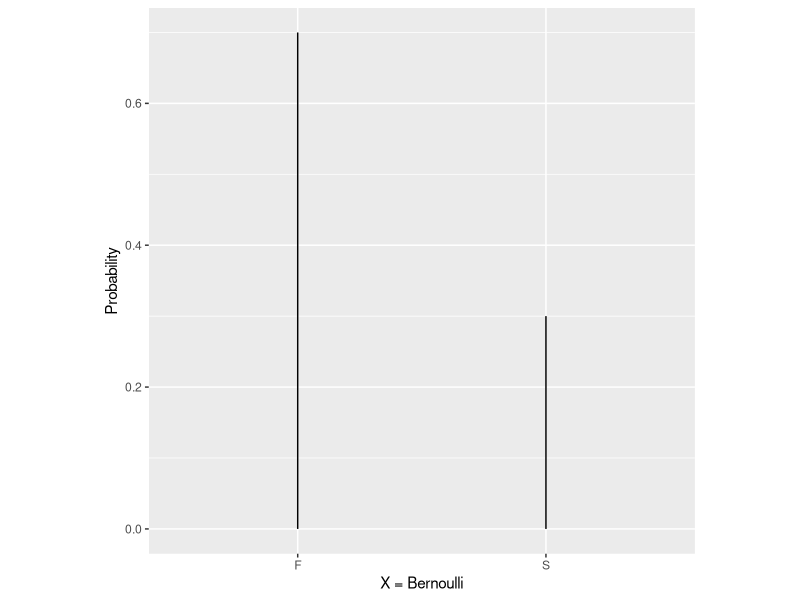

This chart was generated by the following R code:
## ---- chunk 1
rm(list=ls())
## ---- chunk 2
library(data.table)
library(ggplot2)

rm(list=ls())

# Specify the probability of success
p <- 0.3

# On the y-axis, we want to plot the probability of the
# possible outcomes (S and F)
y <- c(0.3, 0.7)

# On the x-axis, we want to indicate the outcome names
x <- c('S', 'F')

# To plot things with ggplot we need our data in a
# data.table
d <- data.table(x, y)

ggplot(d, aes(x, y)) +
  geom_segment(aes(xend=x, yend=0)) +
  xlab('X = Bernoulli') +
  ylab('Probability') +
  theme(aspect.ratio = 1)
